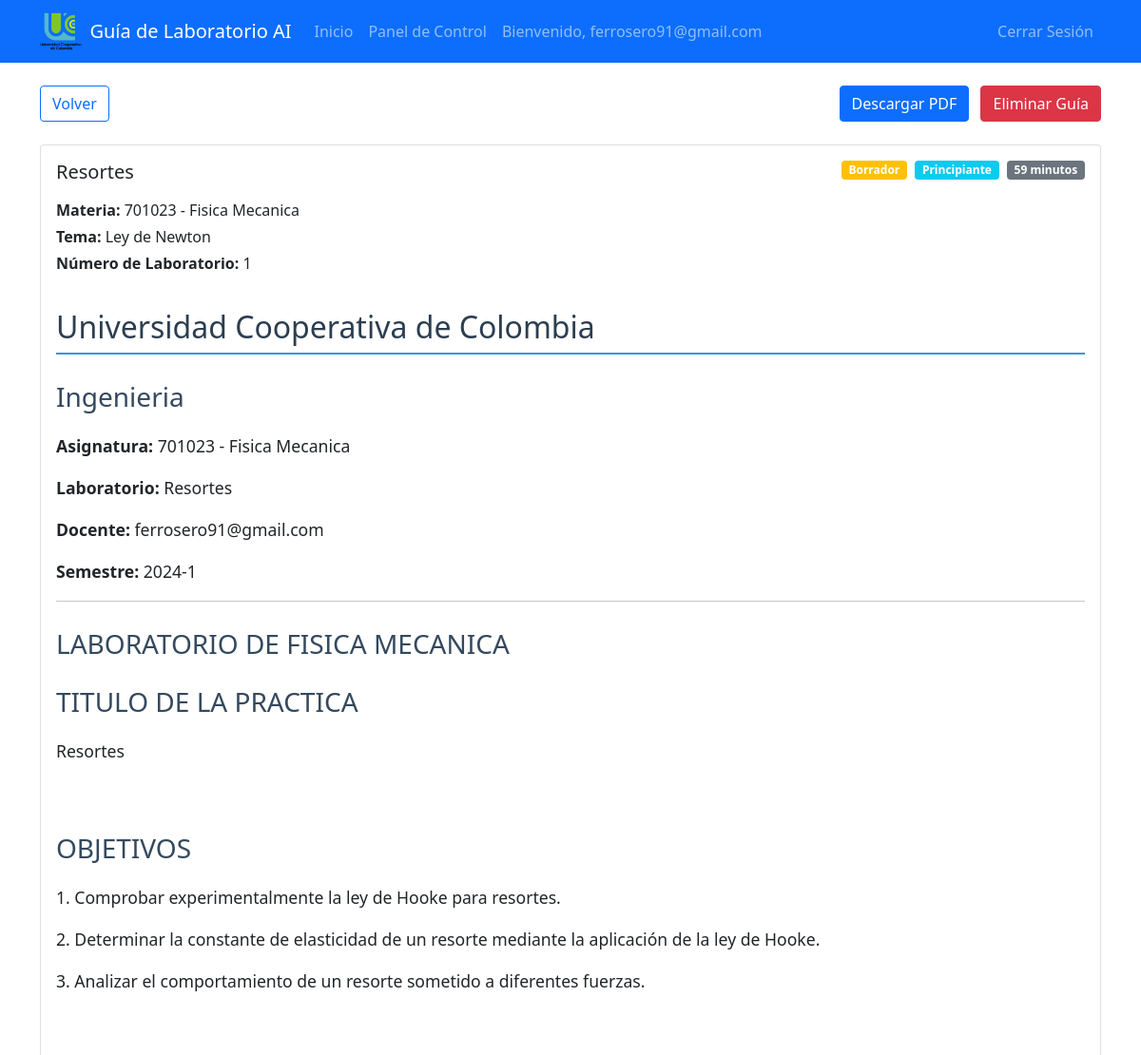
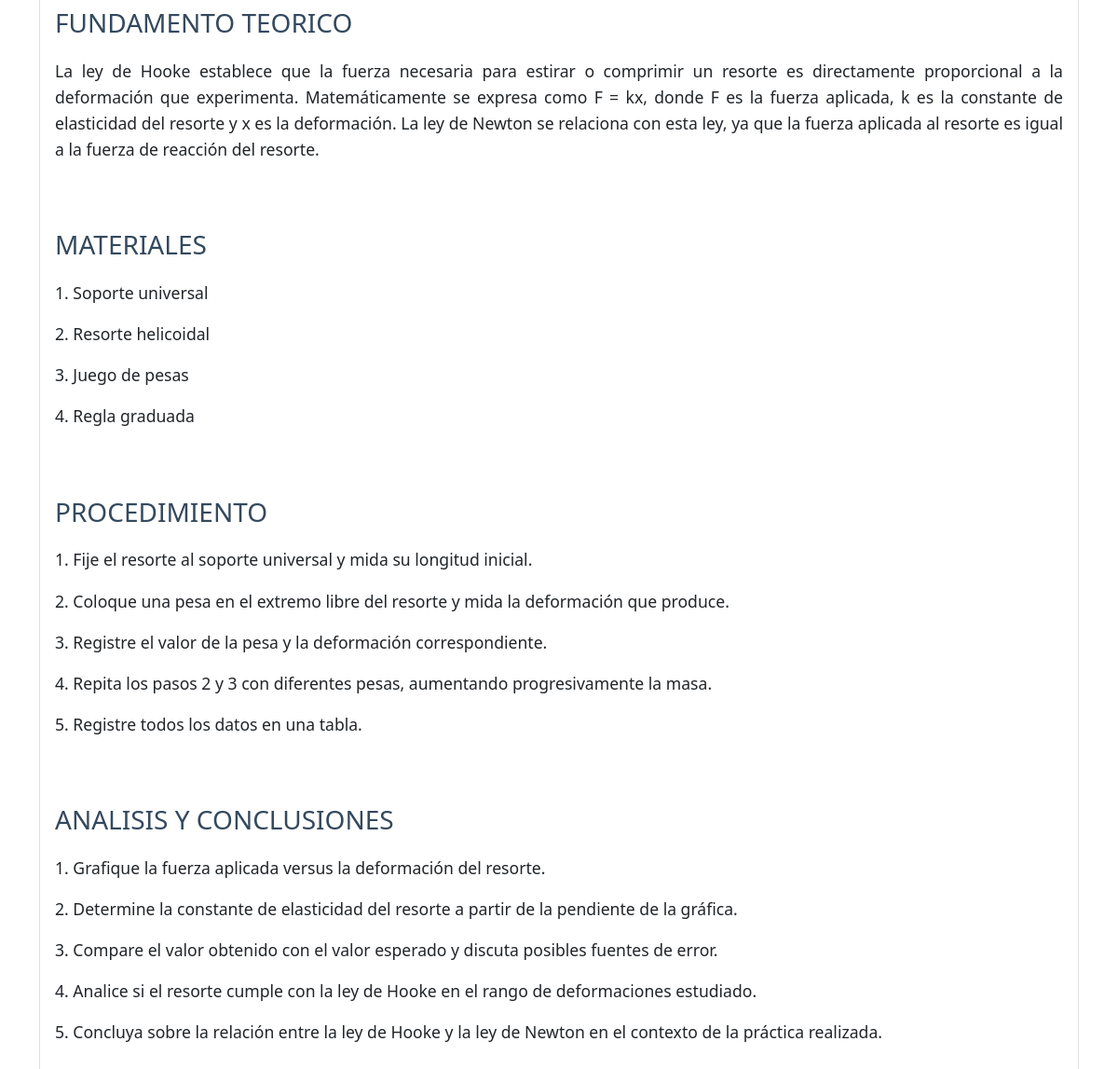
Screenshot of /lab_guide/8 (signed in) with the database file from the repository (2 pictures, top to bottom).
### models.py (models this page shows, shortened)
class User(db.Model, UserMixin):
    __tablename__ = 'users'
    id = db.Column(db.Integer, primary_key=True)
    username = db.Column(db.String(20), unique=True, nullable=False)
    email = db.Column(db.String(120), unique=True, nullable=False)
    password_hash = db.Column(db.String(128), nullable=False)
    created_at = db.Column(db.DateTime, nullable=False, default=datetime.utcnow)
    user_type = db.Column(db.String(50))  # Used for polymorphic behavior
    __mapper_args__ = {
        'polymorphic_identity': 'user',
        'polymorphic_on': user_type
    }

class LabGuide(db.Model):
    __tablename__ = 'lab_guides'
    id = db.Column(db.Integer, primary_key=True)
    title = db.Column(db.String(200), nullable=False)
    content = db.Column(db.Text, nullable=False)  # Using Text for large content
    lab_number = db.Column(db.Integer, nullable=False)
    created_at = db.Column(db.DateTime, nullable=False, default=datetime.utcnow)
    updated_at = db.Column(db.DateTime, nullable=False, default=datetime.utcnow, onupdate=datetime.utcnow)
    subject_id = db.Column(db.Integer, db.ForeignKey('subjects.id'), nullable=False)
    weekly_topic_id = db.Column(db.Integer, db.ForeignKey('weekly_topics.id'), nullable=False)
    created_by_id = db.Column(db.Integer, db.ForeignKey('professors.id'), nullable=False)
    status = db.Column(db.String(20), nullable=False, default='draft')  # draft, published, archived
    difficulty_level = db.Column(db.String(20), nullable=False, default='intermediate')  # beginner, intermediate, advanced
    estimated_duration = db.Column(db.Integer, nullable=True)  # in minutes
    created_by = db.relationship('Professor', backref=db.backref('created_lab_guides', lazy='dynamic'))
    weekly_topic = db.relationship('WeeklyTopic', backref=db.backref('lab_guides', lazy='dynamic'))
    laboratory_id = db.Column(db.Integer, db.ForeignKey('laboratories.id'), nullable=True)

class Subject(db.Model):
    __tablename__ = 'subjects'
    id = db.Column(db.Integer, primary_key=True)
    code = db.Column(db.String(10), unique=True, nullable=False)
    name = db.Column(db.String(100), nullable=False)
    credits = db.Column(db.Integer, nullable=False)
    description = db.Column(db.Text, nullable=True)
    degrees = db.relationship('Degree',
                            secondary=degree_subject,
                            backref=db.backref('subjects', lazy='dynamic'),
                            lazy='dynamic')
    lab_guides = db.relationship('LabGuide', backref='subject', lazy='dynamic')
    weekly_topics = db.relationship('WeeklyTopic', backref='subject', lazy='dynamic', cascade='all, delete-orphan')

class WeeklyTopic(db.Model):
    __tablename__ = 'weekly_topics'
    id = db.Column(db.Integer, primary_key=True)
    week_number = db.Column(db.Integer, nullable=False)
    title = db.Column(db.String(200), nullable=False)
    description = db.Column(db.Text, nullable=True)
    subject_id = db.Column(db.Integer, db.ForeignKey('subjects.id'), nullable=False)

### app.py (the view)
@app.route('/lab_guide/<int:guide_id>')
@login_required
def view_lab_guide(guide_id):
    lab_guide = LabGuide.query.get_or_404(guide_id)
    if not (current_user.user_type == 'professor' and lab_guide.subject in current_user.subjects):
        flash('No tienes permiso para ver esta guía de laboratorio.', 'error')
        return redirect(url_for('dashboard'))
    return render_template('view_lab_guide.html', lab_guide=lab_guide)

### app.py (called while the page is built)
@login_manager.user_loader
def load_user(user_id):
    return User.query.get(int(user_id))

### templates/view_lab_guide.html (shortened to what this page needs)
{% extends "base.html" %}
{% block content %}
<div class="container mt-4">
    <div class="row mb-4">
        <div class="col">
            <a href="{{ url_for('dashboard') }}" class="btn btn-outline-primary">
                 Volver
            </a>
            {% if current_user.user_type == 'professor' and lab_guide.subject in current_user.subjects %}
            <div class="float-end">
                <a href="{{ url_for('download_lab_guide_pdf', guide_id=lab_guide.id) }}" class="btn btn-primary me-2">
                     Descargar PDF
                </a>
                <button type="button" class="btn btn-danger" data-bs-toggle="modal" data-bs-target="#deleteModal">
                     Eliminar Guía
                </button>
            </div>
            {% endif %}
        </div>
    </div>
    <div class="card">
        <div class="card-body">
            <div class="row mb-4">
                <div class="col-md-6">
                    <h5 class="card-title mb-3">{{ lab_guide.title }}</h5>
                    <p class="mb-1">
                        <strong>Materia:</strong> {{ lab_guide.subject.code }} - {{ lab_guide.subject.name }}
                    </p>
                    <p class="mb-1">
                        <strong>Tema:</strong> {{ lab_guide.weekly_topic.title }}
                    </p>
                    <p class="mb-1">
                        <strong>Número de Laboratorio:</strong> {{ lab_guide.lab_number }}
                    </p>
                </div>
                <div class="col-md-6">
                    <div class="d-flex justify-content-end">
                        <span class="badge {% if lab_guide.status == 'published' %}bg-success{% else %}bg-warning{% endif %} me-2">
                            {{ 'Publicado' if lab_guide.status == 'published' else 'Borrador' }}
                        </span>
                        <span class="badge bg-info me-2">
                            {% if lab_guide.difficulty_level == 'beginner' %}
                                Principiante
                            {% elif lab_guide.difficulty_level == 'intermediate' %}
                                Intermedio
                            {% else %}
                                Avanzado
                            {% endif %}
                        </span>
                        {% if lab_guide.estimated_duration %}
                            <span class="badge bg-secondary">
                                {{ lab_guide.estimated_duration }} minutos
                            </span>
                        {% endif %}
                    </div>
                </div>
            </div>
            <div class="lab-guide-content">
                {{ lab_guide.content|safe }}
            </div>
        </div>
    </div>
</div>
{% endblock %}

### templates/base.html (shortened to what this page needs)
<!DOCTYPE html>
<html lang="en">
<head>
    <link href="https://cdn.jsdelivr.net/npm/bootstrap@5.1.3/dist/css/bootstrap.min.css" rel="stylesheet">
</head>
<body>
    <nav class="navbar navbar-expand-lg navbar-dark bg-primary">
        <div class="container">
            <a class="navbar-brand d-flex align-items-center" href="{{ url_for('home') }}">
                <img src="{{ url_for('static', filename='images/logou.png') }}" alt="University Logo" height="40" class="me-2">
                Guía de Laboratorio AI
            </a>
            <div class="collapse navbar-collapse" id="navbarNav">
                <ul class="navbar-nav me-auto">
                    <li class="nav-item">
                        <a class="nav-link" href="{{ url_for('home') }}">Inicio</a>
                    </li>
                    {% if current_user.is_authenticated %}
                        <li class="nav-item">
                            <a class="nav-link" href="{{ url_for('dashboard') }}">Panel de Control</a>
                        </li>
                        <li class="nav-item">
                            <span class="nav-link">Bienvenido, {{ current_user.username }}</span>
                        </li>
                    {% endif %}
                </ul>
                <ul class="navbar-nav">
                    {% if current_user.is_authenticated %}
                        <li class="nav-item">
                            <a class="nav-link" href="{{ url_for('logout') }}">Cerrar Sesión</a>
                        </li>
                    {% endif %}
                </ul>
            </div>
        </div>
    </nav>
    {% block content %}{% endblock %}
</body>
</html>

### templates/view_lab_guide.html (style rules this page uses)
.lab-guide-content { font-size: 1.1rem; line-height: 1.6; }
.lab-guide-content h1 { font-size: 2rem; color: #2c3e50; margin-top: 2rem; margin-bottom: 1.5rem; border-bottom: 2px solid #3498db; padding-bottom: 0.5rem; }
.lab-guide-content h2 { font-size: 1.75rem; color: #34495e; margin-top: 1.75rem; margin-bottom: 1.25rem; }
.lab-guide-content p { margin-bottom: 1rem; text-align: justify; }

### rows the page displays
User: username "ferrosero91@gmail.com"
LabGuide: title "Resortes", lab_number "1", status "Borrador", estimated_duration "59", content "Universidad Cooperativa de Colombia Ingenieria Asignatura: 701023 - Fisica Mecanica Laboratorio: Resortes Docente: ferrosero91@gmail.com Semestre: 2024-1 LABORATORIO DE FISICA MECANICA TITULO DE LA PRACTICA Resortes OBJETIVOS 1. Comprobar experimentalmente la ley de Hooke para resortes. 2. Determinar la constante de elasticidad de un resorte mediante la aplicación de la ley de Hooke. 3. Analizar el comportamiento de un resorte sometido a diferentes fuerzas. FUNDAMENTO TEORICO La ley de Hooke establece que la fuerza necesaria para estirar o comprimir un resorte es directamente proporcional a la deformación que experimenta. Matemáticamente se expresa como F = kx, donde F es la fuerza…"
Subject: subject.code "701023", subject.name "Fisica Mecanica"
WeeklyTopic: weekly_topic "Ley de Newton"
